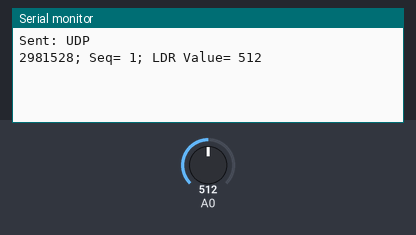
The sketch below on a simulated Arduino Uno, built with avr-gcc and run on an emulated ATmega328P. Shown: the last lines printed to the serial monitor. The test bench sets the inputs (shaded band); at power-on: A0 = 512. The modem accepts every AT command (registered, SIM ready, sends succeed) and sends nothing else.

Above: at 1.2 s.
1.3 s: A0 set to 716
At 6.7 s:
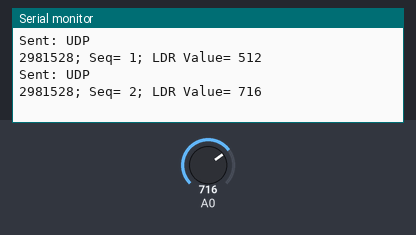
7.3 s: A0 set to 900
At 11.5 s:
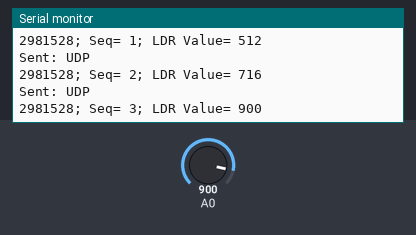
Timing chart, 0 to 13.0 s (numbered marks = the images above; inputs shaded):
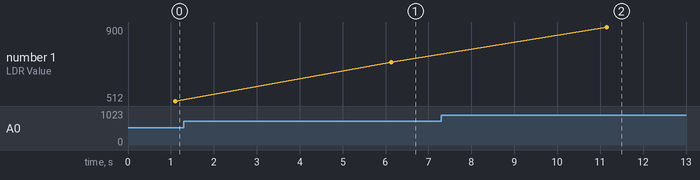

The sketch:

WLANexample.ino
```cpp
#include <SoftwareSerial.h>
SoftwareSerial esp8266(11, 12); // RX, TX
int count = 0,i=0;
char msgBuffer[64];
char msgBuffer1[64];
int msgLen = 0,msgLen1 = 0;
char commandStr[64];
char commandStr1[64];
void setup() {
// init serial communications
Serial.begin(9600);
esp8266.begin(19200);
esp8266.setTimeout(10000);
// reset WLAN
esp8266.println("AT+RST");
if (!esp8266.findUntil("ready", "ERROR")) {
Serial.println("ESP ERROR: AT+RST failed");
}
// config WLAN
esp8266.println("AT+CWMODE=1");
if (!esp8266.findUntil("OK", "ERROR")) {
Serial.println("ESP ERROR: AT+CWMODE=1 failed");
}
esp8266.println("AT+CWJAP=\"linksys\",\"samran\"");
if (!esp8266.findUntil("OK", "ERROR")) {
Serial.println("ESP ERROR: AT+CWJAP=\"Nomad_EXT\"... failed");
}
// get IP Address
esp8266.println("AT+CIFSR");
if (!esp8266.findUntil("OK", "ERROR")) {
Serial.println("ESP ERROR: AT+CIFSR");
}
// setup UDP connection
esp8266.println("AT+CIPSTART=\"UDP\",\"192.168.1.100\",9999,8888,0");
if (!esp8266.findUntil("OK", "ERROR")) {
Serial.println("ESP ERROR: AT+CIPSTART failed");
}
}
void loop() {
  if(i<100){ // so that only loop runs for 100 times
// Read the light-level value from A0 pin
int lightValue = analogRead(0);
// build message payload1^
sprintf(msgBuffer,"2981528; Seq= %d; LDR Value= %d \n", ++count, lightValue);
msgLen = strlen(msgBuffer);
// send message
sprintf(commandStr, "AT+CIPSEND=%d", msgLen);
esp8266.println(commandStr);
delay(1000);
esp8266.write(msgBuffer);
Serial.println("Sent: UDP");
Serial.println(msgBuffer);
i++;
delay(4000);}
}
```

Measured:
- after the input at 1.3 s, the serial monitor: prints a new line after 4.8 s (image 1)
- after the input at 7.3 s, the serial monitor: prints a new line after 3.9 s (image 2)
- plotted number 1: 512 → 716 after the input at 1.3 s, 716 → 900 after the input at 7.3 s
